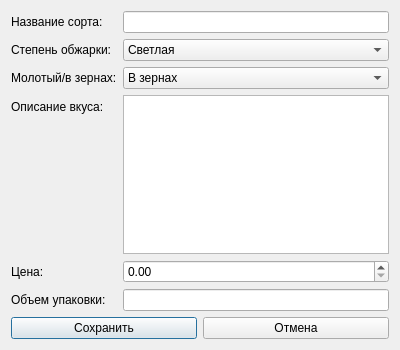
<?xml version="1.0" encoding="UTF-8"?>
<ui version="4.0">
 <class>AddEditCoffeeForm</class>
 <widget class="QDialog" name="AddEditCoffeeForm">
  <property name="geometry">
   <rect>
    <x>0</x>
    <y>0</y>
    <width>400</width>
    <height>350</height>
   </rect>
  </property>
  <property name="windowTitle">
   <string>Запись о кофе</string>
  </property>
  <layout class="QVBoxLayout" name="verticalLayout">
   <item>
    <layout class="QFormLayout" name="formLayout">
     <item row="0" column="0">
      <widget class="QLabel" name="label_name">
       <property name="text">
        <string>Название сорта:</string>
       </property>
      </widget>
     </item>
     <item row="0" column="1">
      <widget class="QLineEdit" name="nameEdit"/>
     </item>
     <item row="1" column="0">
      <widget class="QLabel" name="label_roast">
       <property name="text">
        <string>Степень обжарки:</string>
       </property>
      </widget>
     </item>
     <item row="1" column="1">
      <widget class="QComboBox" name="roastComboBox">
       <item>
        <property name="text">
         <string>Светлая</string>
        </property>
       </item>
       <item>
        <property name="text">
         <string>Средняя</string>
        </property>
       </item>
       <item>
        <property name="text">
         <string>Темная</string>
        </property>
       </item>
      </widget>
     </item>
     <item row="2" column="0">
      <widget class="QLabel" name="label_form">
       <property name="text">
        <string>Молотый/в зернах:</string>
       </property>
      </widget>
     </item>
     <item row="2" column="1">
      <widget class="QComboBox" name="formComboBox">
       <item>
        <property name="text">
         <string>В зернах</string>
        </property>
       </item>
       <item>
        <property name="text">
         <string>Молотый</string>
        </property>
       </item>
      </widget>
     </item>
     <item row="3" column="0">
      <widget class="QLabel" name="label_taste">
       <property name="text">
        <string>Описание вкуса:</string>
       </property>
      </widget>
     </item>
     <item row="3" column="1">
      <widget class="QTextEdit" name="tasteEdit"/>
     </item>
     <item row="4" column="0">
      <widget class="QLabel" name="label_price">
       <property name="text">
        <string>Цена:</string>
       </property>
      </widget>
     </item>
     <item row="4" column="1">
      <widget class="QDoubleSpinBox" name="priceSpinBox">
       <property name="maximum">
        <double>100000.000000000000000</double>
       </property>
      </widget>
     </item>
     <item row="5" column="0">
      <widget class="QLabel" name="label_volume">
       <property name="text">
        <string>Объем упаковки:</string>
       </property>
      </widget>
     </item>
     <item row="5" column="1">
      <widget class="QLineEdit" name="volumeEdit"/>
     </item>
    </layout>
   </item>
   <item>
    <layout class="QHBoxLayout" name="horizontalLayout">
     <item>
      <widget class="QPushButton" name="saveButton">
       <property name="text">
        <string>Сохранить</string>
       </property>
      </widget>
     </item>
     <item>
      <widget class="QPushButton" name="cancelButton">
       <property name="text">
        <string>Отмена</string>
       </property>
      </widget>
     </item>
    </layout>
   </item>
  </layout>
 </widget>
 <resources/>
 <connections/>
</ui>
